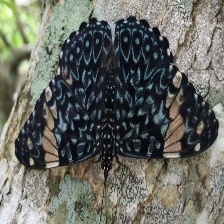
#> input picture photomosaics/source_images/butterfly-images/Image_1001.jpg, 224 x 224 px; its folder holds 3 pictures in this run
$ python process_source.py source_images/butterfly-images
#> lines starting #> are read from the running program, lines starting #| are printed output that depends on the picture
#!/usr/bin/env python3
"""
Resize each image in a source folder to prepare as source material for photomosaics effect.
"""

import os
import argparse
from PIL import Image, ImageOps

def _build_default_output_path(source_path):
    """
    If source_path contains a 'source_images' directory:
        Return:
        <project_root>/photomosaics/processed_source_images/<remainder_after_source_images>

    Else:
        Return as a sibling directory:
        <parent>/<input_folder_name>_processed
    """
    abs_path = os.path.abspath(source_path)
    parts = abs_path.split(os.sep)

    if "source_images" in parts:
        idx = parts.index("source_images")
        project_root = os.sep.join(parts[:idx])
        remainder = os.sep.join(parts[idx + 1 :])
        return os.path.join(
            project_root,
            "processed_source_images",
            f"{remainder}_processed"
        )
    else:
        parent = os.path.dirname(abs_path)
        base_name = os.path.basename(abs_path)
        return os.path.join(parent, f"{base_name}_processed")


def process_source_images(source_folder_path: str, square_size: int, output_folder_path: str):
    """
    Resize each image in source_path to square_size x square_size
    and save into output_path as WebP with default quality=75.
    """
#> called with source_folder_path = 'source_images/butterfly-images', square_size = 35

    if not os.path.isdir(source_folder_path):
        raise ValueError(f"Source folder not found: {source_folder_path}")

    os.makedirs(output_folder_path, exist_ok=True)

    for filename in os.listdir(source_folder_path):
        input_img_path = os.path.join(source_folder_path, filename)

        if not os.path.isfile(input_img_path):
            continue

        try:
            with Image.open(input_img_path) as img:
                # Resize using ImageOps.fit
#> img is the input picture: PIL image 224x224 RGB; mean R, G, B 103.3, 105.1, 98.4
                processed_img = ImageOps.fit(img, (square_size, square_size))
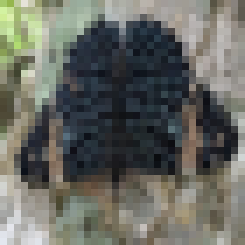
#> processed_img: PIL image 35x35 RGB (shown 7 times larger); mean R, G, B 103.3, 105.1, 98.4
                # Build output path with .webp extension
                base_name, _ = os.path.splitext(filename)
                out_path = os.path.join(output_folder_path, f"{base_name}.webp")
                # Save as WebP with default quality 75
                processed_img.save(out_path, format="WEBP", quality=75)
                print(f"Processed: {filename} -> {out_path}")
        except Exception as e:
            print(f"Skipping {filename}: {e}")
#> pass 2 of the loop in process_source_images, `for filename in os.listdir(source_folder_path):`:
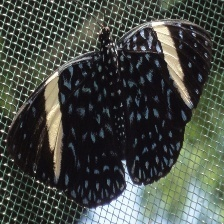
#> input picture photomosaics/source_images/butterfly-images/Image_10176.jpg, 224 x 224 px
#> in process_source_images, img is the input picture: PIL image 224x224 RGB; mean R, G, B 69.9, 74.6, 68.9
#> in process_source_images, `processed_img = ImageOps.fit(img, (square_size, square_size))`:
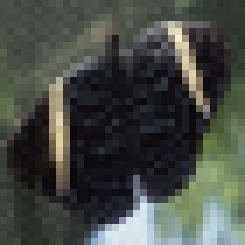
#> processed_img: PIL image 35x35 RGB (shown 7 times larger); mean R, G, B 69.9, 74.7, 68.9
#> pass 3 of the loop in process_source_images, `for filename in os.listdir(source_folder_path):`:
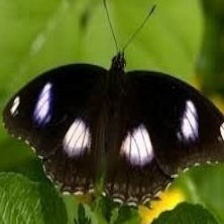
#> input picture photomosaics/source_images/butterfly-images/Image_10225.jpg, 224 x 224 px
#> in process_source_images, img is the input picture: PIL image 224x224 RGB; mean R, G, B 72.8, 84, 28.9
#> in process_source_images, `processed_img = ImageOps.fit(img, (square_size, square_size))`:
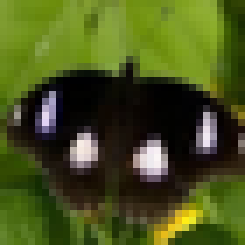
#> processed_img: PIL image 35x35 RGB (shown 7 times larger); mean R, G, B 72.8, 83.9, 28.9

    print(f"Done. Output in: {output_folder_path}")

if __name__ == "__main__":
    parser = argparse.ArgumentParser(description="Resize images in a folder to square thumbnails for photomosaics.")

    parser.add_argument("input_folder", help="Folder containing the original source images.")

    # Optional positional output folder
    parser.add_argument("output_folder", nargs="?", help="Optional output folder. If omitted, a default path is generated.")

    parser.add_argument(
        "--square-size",
        type=int,
        default=35,
        help="Size (in pixels) for both width and height (default: 35)."
    )

    args = parser.parse_args()

    output_folder = args.output_folder or _build_default_output_path(args.input_folder)

    process_source_images(
        args.input_folder,
        args.square_size,
        output_folder
    )
